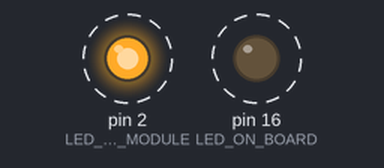
The sketch below on a simulated Arduino Uno, built with avr-gcc and run on an emulated ATmega328P. Parts: output pins drawn as LEDs (lit = HIGH). Dashed ring = blinking.

Above: at 2.2 s.
Timing chart, 0 to 5.0 s (numbered marks = the images above):
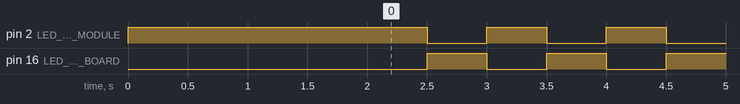

The sketch:

L00pBlink.ino
```cpp
#include <Arduino.h>
#define LED_ON_BOARD 16
#define LED_ON_MODULE 2

void setup() {
  pinMode(LED_ON_MODULE, OUTPUT);
  pinMode(LED_ON_BOARD, OUTPUT);
  digitalWrite(LED_ON_MODULE, 1);
  digitalWrite(LED_ON_BOARD, 0);
  delay(2000);
}

void loop() {
  digitalWrite(LED_ON_MODULE, 1);
  digitalWrite(LED_ON_BOARD, 0);
  delay(500);
  digitalWrite(LED_ON_MODULE, 0);
  digitalWrite(LED_ON_BOARD, 1);
  delay(500);
}
```

Measured:
- by itself, pin 2 (LED_ON_MODULE), pin 16 (LED_ON_BOARD): alternates HIGH for 0.50 s and LOW for 0.50 s
